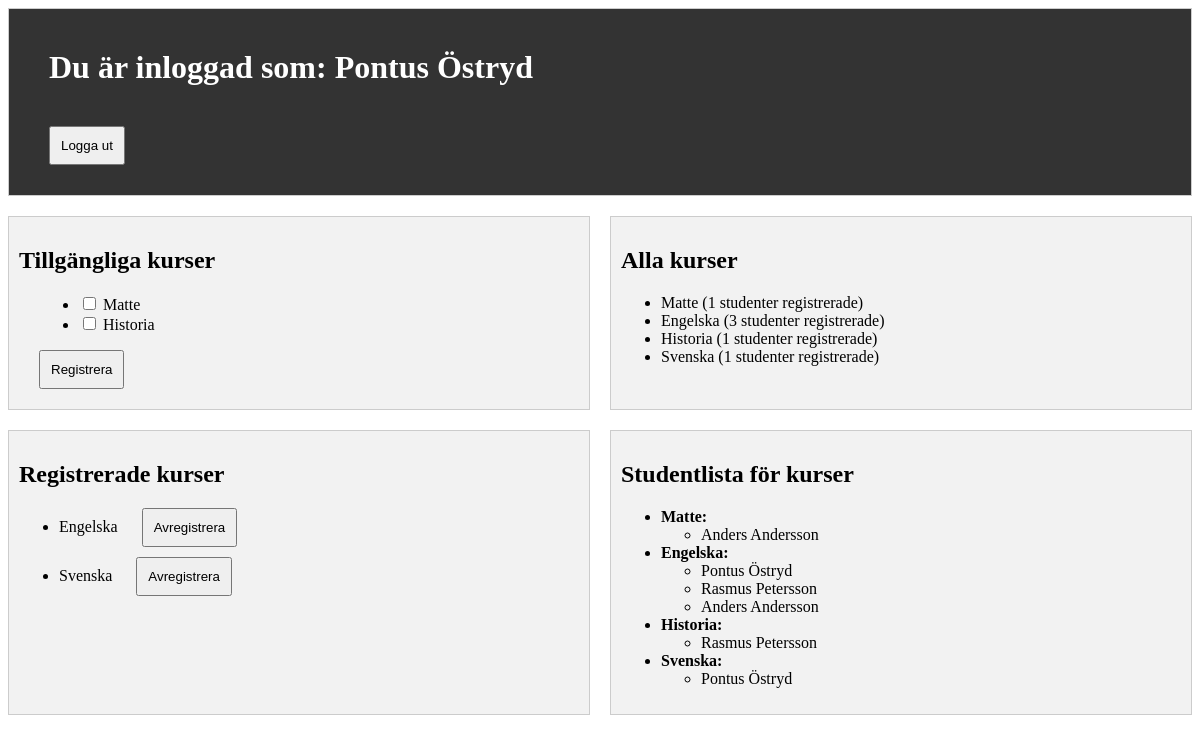
The page / (signed in) on the database its author committed.
### tables this page shows
CREATE TABLE students (
            student_id INTEGER PRIMARY KEY,
            name TEXT
        );

CREATE TABLE courses (
            course_id INTEGER PRIMARY KEY,
            name TEXT,
            num_students INTEGER DEFAULT 0
        );

### database.py (the view)
@app.route('/')
def index():
    if 'student_id' in session:
        student_id = session['student_id']
        student_name = get_student_name(student_id)
        all_courses = get_all_courses()
        available_courses = get_available_courses(student_id)
        registered_courses = get_registered_courses(student_id)
        registered_students = get_registered_students_by_course()
        return render_template('index.html', student_name=student_name, all_courses=all_courses,
                           available_courses=available_courses, registered_courses=registered_courses,
                           registered_students=registered_students)
    else:
        return redirect(url_for('login'))

### database.py (called while the page is built)
def _get_num_students(course_id):
    connection = sqlite3.connect(DATABASE)
    cursor = connection.cursor()
    cursor.execute('''
        SELECT num_students FROM courses
        WHERE course_id = ?
    ''', (course_id,))
    num_students = cursor.fetchone()[0]
    connection.close()
    return num_students

def get_all_courses():
    connection = sqlite3.connect(DATABASE)
    cursor = connection.cursor()
    cursor.execute('SELECT name, course_id FROM courses')
    courses = cursor.fetchall()
    all_courses = []
    for course in courses:
        course_name = course[0]
        course_id = course[1]
        num_students = _get_num_students(course_id)
        all_courses.append((course_name, course_id, num_students))
    connection.close()
    return all_courses

def get_available_courses(student_id):
    connection = sqlite3.connect(DATABASE)
    cursor = connection.cursor()
    cursor.execute('''
        SELECT c.name, c.course_id
        FROM courses AS c
        LEFT JOIN registrations AS r
        ON c.course_id = r.course_id AND r.student_id = ?
        WHERE r.course_id IS NULL
    ''', (student_id,))
    available_courses = cursor.fetchall()
    connection.close()
    return available_courses

def get_registered_courses(student_id):
    connection = sqlite3.connect(DATABASE)
    cursor = connection.cursor()
    cursor.execute('''
        SELECT c.name, c.course_id
        FROM courses AS c
        INNER JOIN registrations AS r ON c.course_id = r.course_id
        WHERE r.student_id = ?
    ''', (student_id,))
    registered_courses = cursor.fetchall()
    connection.close()
    return registered_courses

def get_student_name(student_id):
    connection = sqlite3.connect(DATABASE)
    cursor = connection.cursor()
    cursor.execute('SELECT name FROM students WHERE student_id = ?', (student_id,))
    result = cursor.fetchone()
    connection.close()
    if result is not None:
        return result[0]
    else:
        return None

def get_registered_students_by_course():
    connection = sqlite3.connect(DATABASE)
    cursor = connection.cursor()
    cursor.execute('''
        SELECT c.course_id, c.name, GROUP_CONCAT(s.name) AS registered_students
        FROM courses AS c
        LEFT JOIN registrations AS r ON c.course_id = r.course_id
        LEFT JOIN students AS s ON r.student_id = s.student_id
        GROUP BY c.course_id, c.name
    ''')
    registered_students = cursor.fetchall()
    connection.close()
    return registered_students

### templates/index.html (shortened to what this page needs)
<!DOCTYPE html>
<html>
<head>
    <link rel="stylesheet" href="{{ url_for('static', filename='style.css') }}">
</head>
<body>
    <div class="grid-container">
        <div class="grid-item full-width">
            <h1>Du är inloggad som: {{ student_name }}</h1>
            <form action="/logout" method="get">
                <input type="submit" value="Logga ut">
            </form>
        </div>
        <div class="grid-item">
            <h2>Tillgängliga kurser</h2>
            {% if available_courses %}
                <form action="/register" method="post">
                    <ul>
                        {% for course in available_courses %}
                            <li>
                                <input type="checkbox" name="courses[]" value="{{ course[1] }}">
                                {{ course[0] }}
                            </li>
                        {% endfor %}
                    </ul>
                    <input type="submit" value="Registrera">
                </form>
            {% else %}
                <p>Det finns inga kurser att registrera sig på</p>
            {% endif %}
        </div>
        <div class="grid-item">
            <h2>Alla kurser</h2>
            {% if all_courses %}
                <ul>
                    {% for course in all_courses %}
                        <li>
                            {{ course[0] }} ({{ course[2] }} studenter registrerade)
                        </li>
                    {% endfor %}
                </ul>
            {% endif %}
        </div>
        <div class="grid-item">
            <h2>Registrerade kurser</h2>
            {% if registered_courses %}
                <ul>
                    {% for course in registered_courses %}
                        <li>
                            {{ course[0] }}
                            <form action="/remove" method="post" style="display:inline;">
                                <input type="submit" value="Avregistrera">
                            </form>
                        </li>
                    {% endfor %}
                </ul>
            {% else %}
                <p>Du är inte registrerad på några kurser</p>
            {% endif %}
        </div>
        <div class="grid-item">
            <h2>Studentlista för kurser</h2>
            {% if registered_students %}
                <ul>
                    {% for course in registered_students %}
                        <li>
                            <strong>{{ course[1] }}:</strong>
                            <ul>
                                {% if course[2] %}
                                    {% for student in course[2].split(',') %}
                                        <li>{{ student }}</li>
                                    {% endfor %}
                                {% else %}
                                    <li>Inga registrerade studenter</li>
                                {% endif %}
                            </ul>
                        </li>
                    {% endfor %}
                </ul>
            {% endif %}
        </div>
    </div>
</body>
</html>

### static/style.css (style rules this page uses)
.grid-container { display: grid; grid-template-columns: repeat(2, 1fr); gap: 20px; }
.grid-item { border: 1px solid #ccc; padding: 10px; background-color: #f2f2f2; }
.full-width { grid-column: 1 / span 2; background-color: #333; color: #fff; padding: 20px; }
h1 { margin: 0; background-color: #333; color: #fff; padding: 20px; }
form { margin-top: 20px; margin-left: 20px; }
input[type="text"], input[type="submit"] { padding: 10px; margin-bottom: 10px; }

### rows shown on the page
students: name "Pontus Östryd"
courses: name "Matte", course "1", student "Anders Andersson"
courses: name "Historia", num_students "1", student "Rasmus Petersson"
courses: name "Engelska", num_students "3", student "Pontus Östryd" "Rasmus Petersson" "Anders Andersson"
courses: name "Svenska", num_students "1", student "Pontus Östryd"
